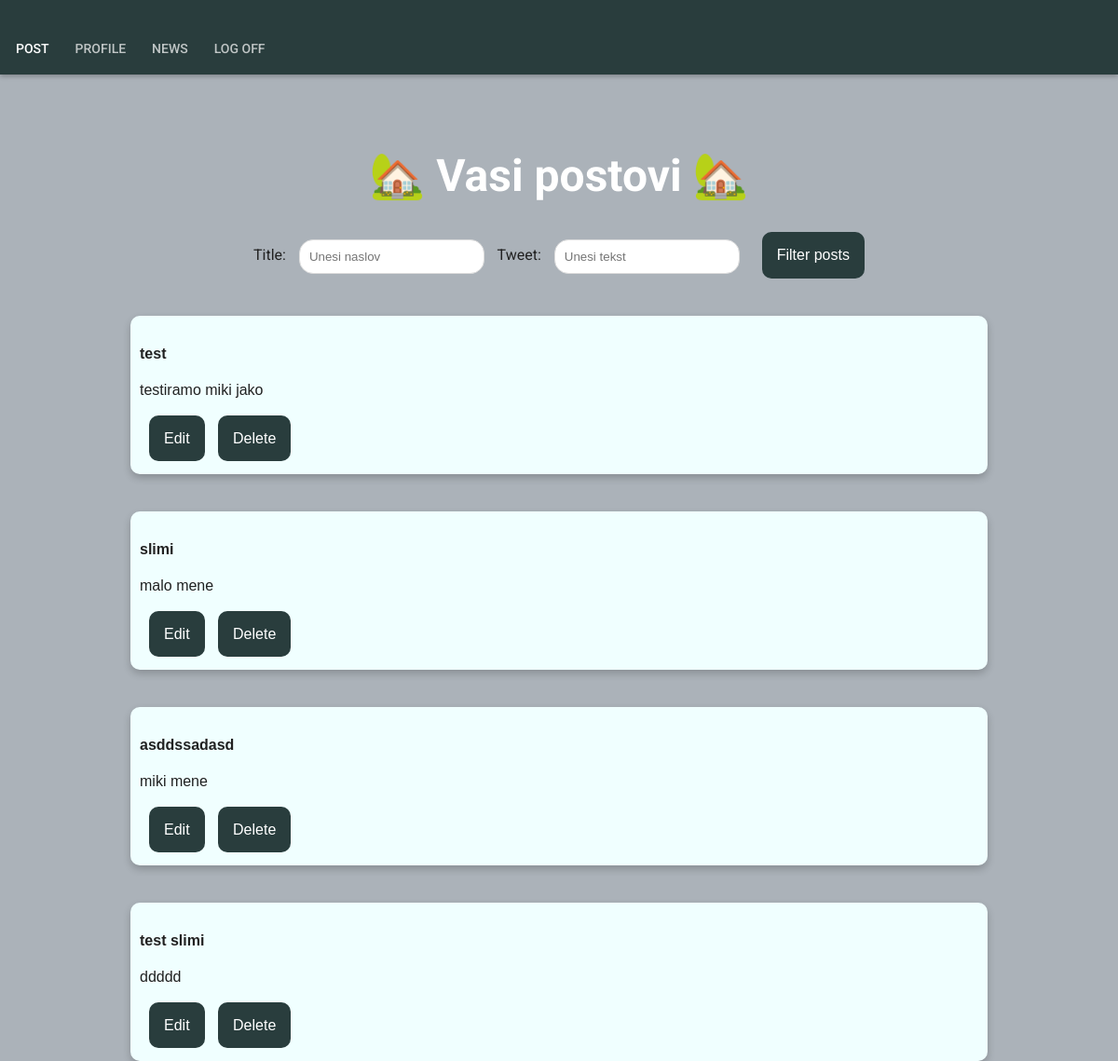
Page /profile/ (signed in) on the committed database.
### posts/models.py (models this page shows, shortened)
class Post(models.Model):
    post_title = models.CharField(max_length = 100)
    post_tweet = models.CharField(max_length = 100)
    post_user_id = models.ForeignKey(User, on_delete = models.CASCADE, default="")

### posts/views.py (the view)
# urls.py: path('profile/', PostProfileView.as_view(), name = 'posts-profile'),
class PostProfileView(LoginRequiredMixin, ListView):
	model = Post
	context_object_name = 'posts'
	template_name = 'posts/profile.html'
	def get_queryset(self):
		post_user_id = self.request.user
		title = self.request.GET.get('title')
		tweet = self.request.GET.get('tweet')
		qs = super(PostProfileView, self).get_queryset()
		if is_valid_queryparam(title):
			qs = qs.filter(post_title__icontains = title)
		elif is_valid_queryparam(tweet):
			qs = qs.filter(post_tweet__icontains = tweet)
		return qs.filter(post_user_id = post_user_id)

### posts/views.py (called while the page is built)
def is_valid_queryparam(param):
    return param != '' and param is not None

### posts/templates/posts/profile.html (shortened to what this page needs)
{% extends "posts/layouts/header.html"%}
{% block content %}
  <h1>🏡 Vasi postovi 🏡</h1>
   <div class="dropdown">
    <form class="form-inline" action="." method="get">
      <label for="naslov">Title:</label>
      <input class="dropdownInput" type="text" id="title" placeholder="Unesi naslov" name="title" value="">
      <label for="text">Tweet:</label>
      <input class="dropdownInput" type="text" id="tweet" placeholder="Unesi tekst" name="tweet" value="">
      <button class="dropbtn" type="submit">Filter posts</button>
    </form>
  </div>
  {% for post in posts %}
    <div class="card">
      <div class="container">
        <h4><b>{{ post.post_title }}</b></h4>
        <p> {{post.post_tweet}} </p>
        <br>
        {% if post.post_user_id == user %}
          <a class="dropbtn" href="{% url 'posts-edit_post' post.id %}">Edit</a>
          <a class="dropbtn" href="{% url 'posts-delete_post' post.id %}"> Delete </a>
        {% endif %}
      </div>
    </div>
  {% endfor %}
{% endblock content %}

### posts/static/stylesheets/style.css (style rules this page uses)
body { background: #ABB2B9; margin: 0; padding: 0; font-family: 'Roboto'; color: #212121; }
a, a:active, a:hover, a:visited { text-decoration: none; }
.dropbtn { background-color: #293d3d; color: white; padding: 16px; font-size: 16px; border: none; cursor: pointer; margin-left: 10px; border-radius: 10px; }
.dropdownInput { border-radius: 15px; }
.dropdown { position: relative; max-width: 1000px; margin: 0 auto; margin: auto; align-self: center; text-align: center; }
.card { margin: auto; align-self: center; box-shadow: 0 4px 8px 0 rgba(0, 0, 0, 0.2); height: 150px; width: 900px; margin-top: 40px; text-align: left; font-family: arial; word-wrap: break-word; background-color: azure; position: relative; padding: 10px; border-radius: 10px; }
h1 { color: #fff; text-align: center; padding: 1em 0 0 0; font-size: 3em; font-weight: 700; }
.form-inline { display: flex; align-items: center; display: inline-block; border-radius: 15px; }
.form-inline label { margin: 5px 10px 5px 0; }
.form-inline input { vertical-align: middle; margin: 5px 10px 5px 0; padding: 10px; background-color: #fff; border: 1px solid #ddd; }
.form-inline button { background-color: #293d3d; color: white; padding: 16px; font-size: 16px; border: none; cursor: pointer; margin-left: 10px; }

### rows in the picture
Post: post_title "test", post_tweet "testiramo miki jako", shows "Edit"
Post: post_title "slimi", post_tweet "malo mene", shows "Edit"
Post: post_title "asddssadasd", post_tweet "miki mene", shows "Edit"
Post: post_title "test slimi", post_tweet "ddddd", shows "Edit"
